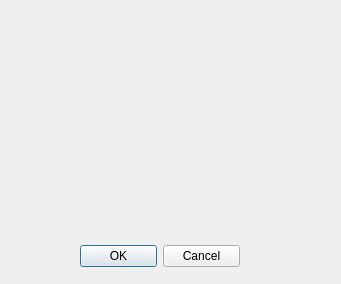
<?xml version="1.0" encoding="UTF-8"?>
<ui version="4.0">
 <class>LabelPositionDialogBase</class>
 <widget class="QDialog" name="LabelPositionDialogBase">
  <property name="geometry">
   <rect>
    <x>0</x>
    <y>0</y>
    <width>341</width>
    <height>284</height>
   </rect>
  </property>
  <property name="windowTitle">
   <string>Label Quadrant Position</string>
  </property>
  <widget class="QDialogButtonBox" name="button_box">
   <property name="geometry">
    <rect>
     <x>80</x>
     <y>240</y>
     <width>160</width>
     <height>32</height>
    </rect>
   </property>
   <property name="sizePolicy">
    <sizepolicy hsizetype="Fixed" vsizetype="Fixed">
     <horstretch>0</horstretch>
     <verstretch>0</verstretch>
    </sizepolicy>
   </property>
   <property name="layoutDirection">
    <enum>Qt::LeftToRight</enum>
   </property>
   <property name="orientation">
    <enum>Qt::Horizontal</enum>
   </property>
   <property name="standardButtons">
    <set>QDialogButtonBox::Cancel|QDialogButtonBox::Ok</set>
   </property>
  </widget>
 </widget>
 <resources/>
 <connections>
  <connection>
   <sender>button_box</sender>
   <signal>accepted()</signal>
   <receiver>LabelPositionDialogBase</receiver>
   <slot>accept()</slot>
   <hints>
    <hint type="sourcelabel">
     <x>20</x>
     <y>20</y>
    </hint>
    <hint type="destinationlabel">
     <x>20</x>
     <y>20</y>
    </hint>
   </hints>
  </connection>
  <connection>
   <sender>button_box</sender>
   <signal>rejected()</signal>
   <receiver>LabelPositionDialogBase</receiver>
   <slot>reject()</slot>
   <hints>
    <hint type="sourcelabel">
     <x>20</x>
     <y>20</y>
    </hint>
    <hint type="destinationlabel">
     <x>20</x>
     <y>20</y>
    </hint>
   </hints>
  </connection>
 </connections>
</ui>
